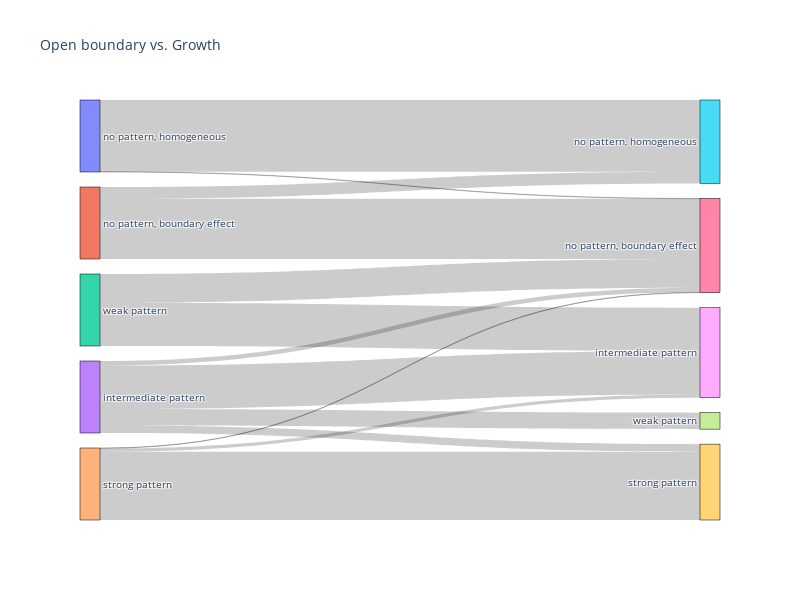

The notebook cell saved with this chart:
### Code cell
labels =list( patternclass_openboundary_edgegrowth2_cf.index)
columns = list(patternclass_openboundary_edgegrowth2_cf.columns)
node_labels = labels + columns

color_list = ['blue', 'green', 'orange', 'purple', 'red','yellow','black','brown','pink']

input_colors={}
for l,c in zip(node_labels,color_list):
    input_colors[l]=c

# Prepare data for Plotly Sankey Diagram
link_source = []
link_target = []
link_value = []
link_color=[]

for i, row_label in enumerate(labels):
    # input_color = input_colors[row_label]
    # input_color='blue'

    for j, col_label in enumerate(columns):
        count = patternclass_openboundary_edgegrowth2_cf.loc[row_label, col_label]
        link_source.append(i)
        link_target.append(len(labels) + j)
        link_value.append(count)
        # link_color.append(input_color)


# Create the Plotly Sankey Diagram
fig = go.Figure(data=[go.Sankey(
    node=dict(
        pad=15,
        thickness=20,
        line=dict(color="black", width=0.5),
        label=node_labels,
        # color=link_color,
    ),
    link=dict(
        source=link_source,
        target=link_target,
        value=link_value,
        # color=link_color
    )
)])

# Customize the plot layout
fig.update_layout(
    title_text="Open boundary vs. Growth",
    font_size=10,
    width=800,
    height=600,
)

# Show the plot
fig.show()

### Figure 1 — Plotly figure (JSON) as saved in the notebook; plotly's stock layout.template omitted (floating-point values rounded to 4 significant figures)
{"data": [{"link": {"source": [0, 0, 0, 0, 0, 1, 1, 1, 1, 1, 2, 2, 2, 2, 2, 3, 3, 3, 3, 3, 4, 4, 4, 4, 4], "target": [5, 6, 7, 8, 9, 5, 6, 7, 8, 9, 5, 6, 7, 8, 9, 5, 6, 7, 8, 9, 5, 6, 7, 8, 9], "value": [99.51, 0.4895, 0, 0, 0, 16.31, 83.69, 0, 0, 0, 0, 40, 0, 60, 0, 0, 6.25, 22.92, 60.42, 10.42, 0, 0.5602, 0, 4.482, 94.96]}, "node": {"label": ["no pattern, homogeneous", "no pattern, boundary effect", "weak pattern", "intermediate pattern", "strong pattern", "no pattern, homogeneous", "no pattern, boundary effect", "weak pattern", "intermediate pattern", "strong pattern"], "line": {"color": "black", "width": 0.5}, "pad": 15, "thickness": 20}, "type": "sankey"}], "layout": {"font": {"size": 10}, "height": 600, "title": {"text": "Open boundary vs. Growth"}, "width": 800}}
